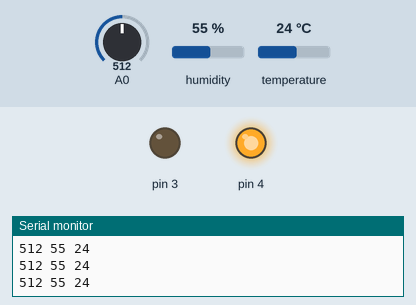
The sketch below on a simulated Arduino Uno, built with avr-gcc and run on an emulated ATmega328P. Shown: output pins drawn as LEDs (lit = HIGH), the last lines printed to the serial monitor. The inputs (shaded band) are chosen by the test bench; at power-on: A0 = 512, humidity 55 %, temperature 24 °C.

Above: at 1.3 s.
1.4 s: A0 set to 53
2.9 s: A0 set to 45
At 3.6 s:
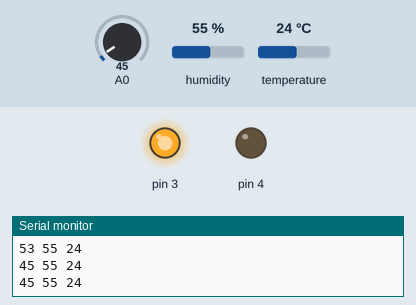
4.5 s: A0 set to 122
At 5.7 s:
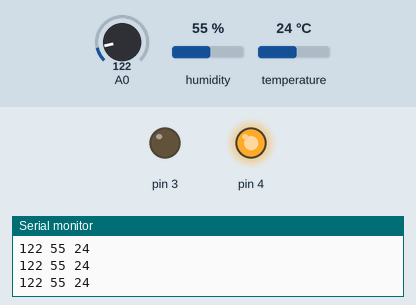
6.0 s: A0 set to 40
At 6.5 s:
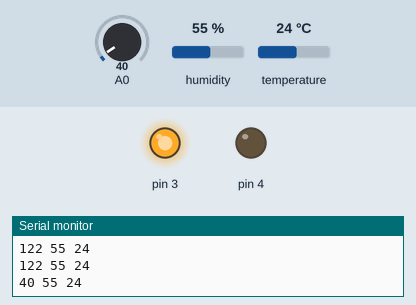
Timing chart, 0 to 8.6 s (numbered marks = the images above; inputs shaded):
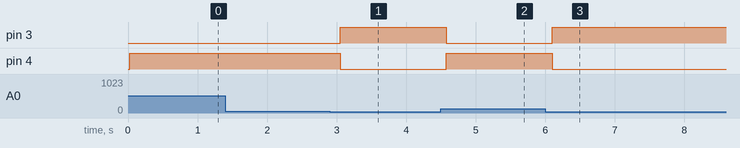

Measured:
- the behaviour switches between 51 and 50 on A0 (found by bisection; images 0 and 1)
- after the input at 2.9 s, pin 3: LOW → HIGH after 0.15 s; pin 4: HIGH → LOW after 0.15 s
- after the input at 4.5 s, pin 3: HIGH → LOW after 0.08 s; pin 4: LOW → HIGH after 0.08 s
- after the input at 6.0 s, pin 3: LOW → HIGH after 0.10 s; pin 4: HIGH → LOW after 0.10 s

The sketch:

sketch_funcional.ino.ino
```cpp
#include "Adafruit_Sensor.h"

#include "DHT.h"


#define DHTPIN 2     // Pin para temperatura humedad
#define DHTTYPE DHT11   // Tipo de sensor temperatura-humedad

DHT dht(DHTPIN, DHTTYPE); //Inicializando DHT
int g;

void setup() {
  Serial.begin(9600);
  pinMode(3, OUTPUT);
  pinMode(4, OUTPUT);
  dht.begin();
}


void loop(){
  //g trae la medida de calidad de aire
  g = analogRead(0);
  // h trae el porcentaje de humedad
  int h = dht.readHumidity();
  // t trae la medida de temperatura en centigrados
  int t = dht.readTemperature();

  Serial.print(g);
  Serial.print(" ");
  Serial.print(h);
  Serial.print(" ");
  Serial.print(t);
  Serial.println();

  if(g > 50){
    digitalWrite(3, LOW);
    digitalWrite(4, HIGH);
  }else{
    digitalWrite(3, HIGH);
    digitalWrite(4, LOW);
  }
  delay(500);
  /*sensorValue = analogRead(0);       // read analog input pin 0
  Serial.print("AirQua=");
  Serial.print(sensorValue, DEC);  // prints the value read
  Serial.println(" PPM");
  lcd.setCursor(0,0);
  lcd.print("ArQ=");
  lcd.print(sensorValue,DEC);
  lcd.print(" PPM");
  lcd.println("       ");
  lcd.print("  ");
  delay(2000); */                       // wait 100ms for next reading
}
```
